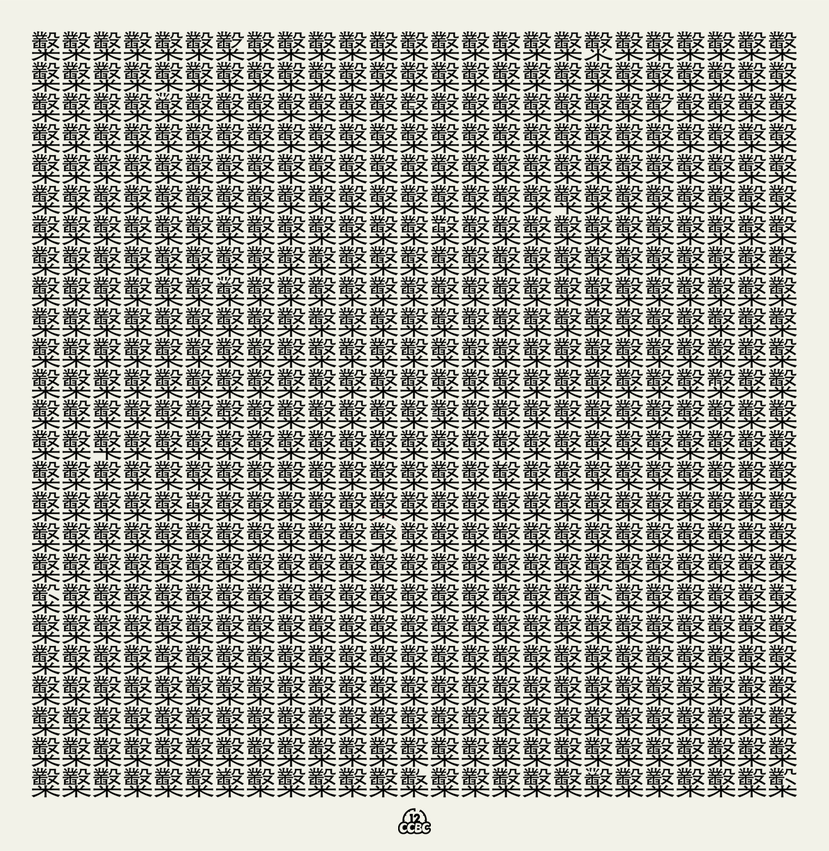
#> input picture Fonts/words.png, 829 x 851 px, shrunk from 1293 x 1328 before the run
$ python Fonts.py
#> lines starting #> are read from the running program, lines starting #| are printed output that depends on the picture
"""
Fonts.py
Author: Rorical
Notator: EL_File4138

A Solution for CCBC12 Timeline E 2066.
过滤那个该死的字。
! 效果不佳，请谨慎尝试。
"""

import cv2
import numpy as np

img = cv2.imread("words.png", 0)
#> img: shape (851, 829); min 0, max 255, mean 168.4

template = cv2.imread('word.png', 0)
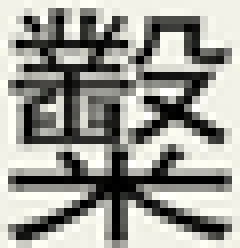
#> input picture Fonts/word.png, 30 x 31 px, shrunk from 47 x 49 before the run (shown 8 times larger)
#> template: shape (31, 30); min 0, max 255, mean 155.8

w, h = template.shape[::-1]
#> w = 30; h = 31
res = cv2.matchTemplate(img, template, cv2.TM_CCOEFF_NORMED)
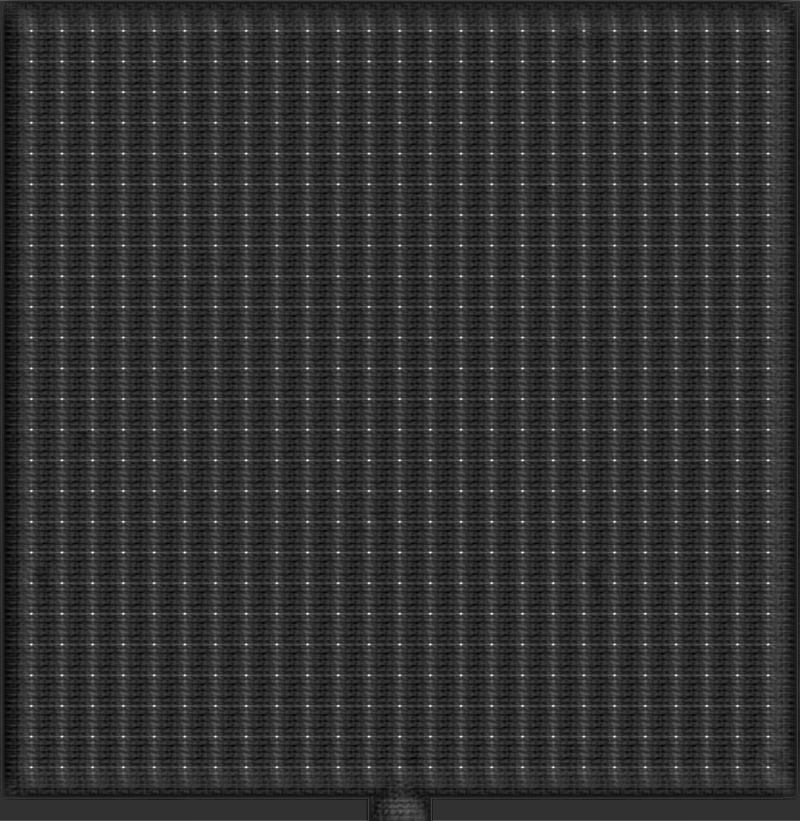
#> res: shape (821, 800) float32; min -0.24, max 0.991, mean -0.00232; drawn with min black and max white
threshold = 0.885
loc = np.where(res >= threshold)
#> loc = 374 positions, rows 30 to 767, columns 31 to 768
for pt in zip(*loc[::-1]):
    cv2.rectangle(img, pt, (pt[0] + w, pt[1] + h), (0, 0, 255), -1)
#> this loop made 374 passes
#> pt on passes 1 to 3: (31, 30), (92, 30), (123, 30)
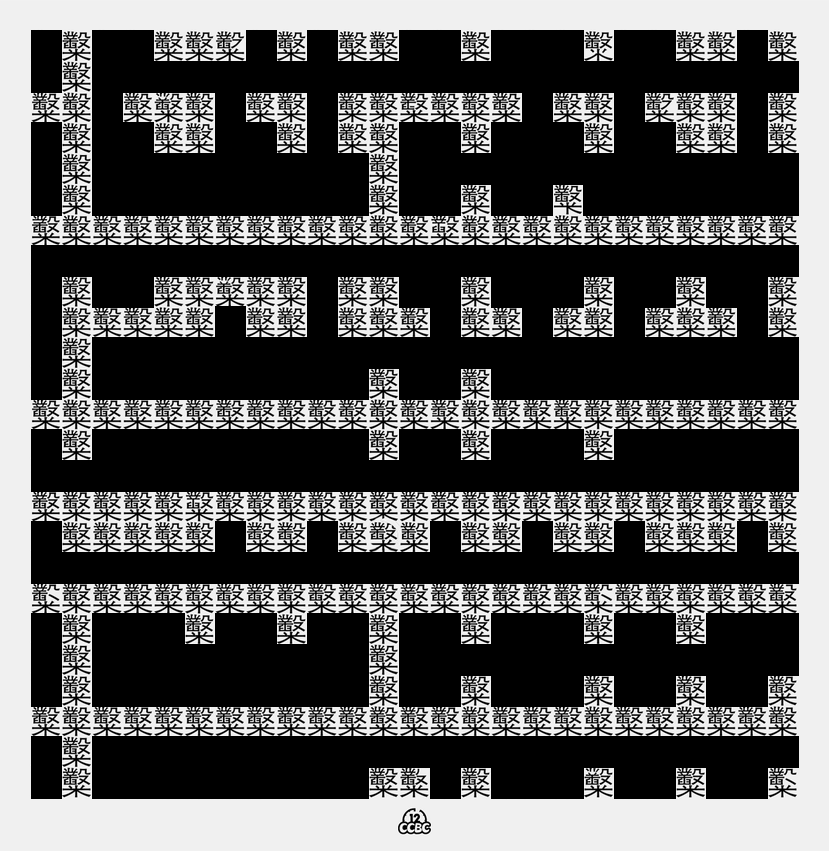
#> img: shape (851, 829); min 0, max 255, mean 88.3
cv2.imshow('res', res)
cv2.imshow('res', img)
cv2.waitKey()
cv2.imwrite("a.png", img)
